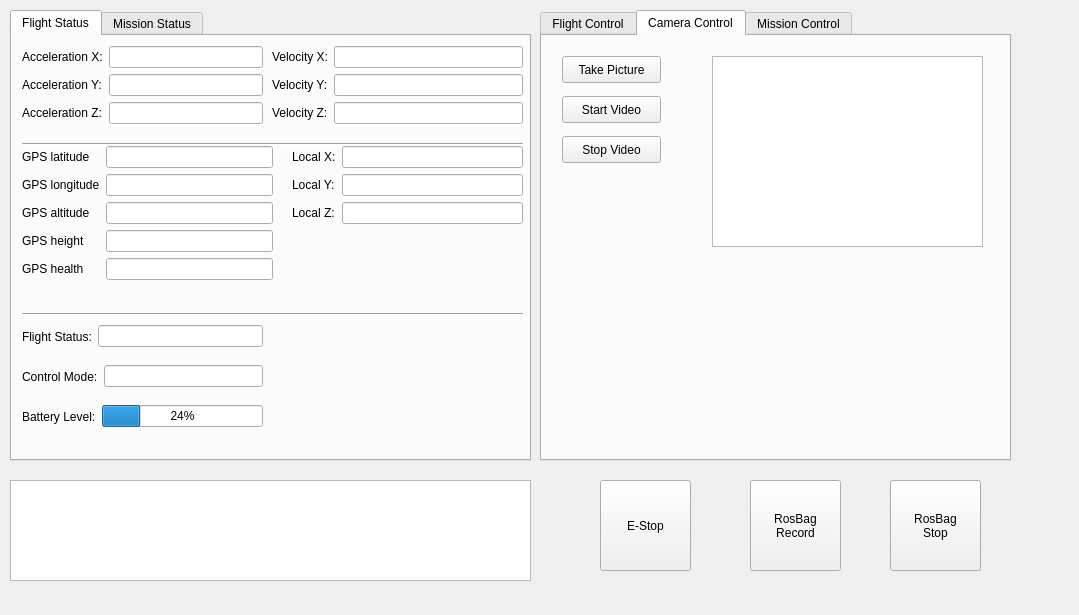
<?xml version="1.0" encoding="UTF-8"?>
<ui version="4.0">
 <class>MyPluginWidget</class>
 <widget class="QWidget" name="MyPluginWidget">
  <property name="geometry">
   <rect>
    <x>0</x>
    <y>0</y>
    <width>1079</width>
    <height>615</height>
   </rect>
  </property>
  <property name="windowTitle">
   <string>Form</string>
  </property>
  <widget class="QTabWidget" name="tabWidget">
   <property name="geometry">
    <rect>
     <x>10</x>
     <y>10</y>
     <width>521</width>
     <height>451</height>
    </rect>
   </property>
   <property name="currentIndex">
    <number>0</number>
   </property>
   <widget class="QWidget" name="flightStatus">
    <attribute name="title">
     <string>Flight Status</string>
    </attribute>
    <widget class="QWidget" name="formLayoutWidget_3">
     <property name="geometry">
      <rect>
       <x>10</x>
       <y>110</y>
       <width>251</width>
       <height>161</height>
      </rect>
     </property>
     <layout class="QFormLayout" name="formLayout_3">
      <item row="0" column="0">
       <widget class="QLabel" name="gPSLatitudeLabel">
        <property name="text">
         <string>GPS latitude</string>
        </property>
       </widget>
      </item>
      <item row="0" column="1">
       <widget class="QLineEdit" name="gPSLatitudeLineEdit"/>
      </item>
      <item row="1" column="0">
       <widget class="QLabel" name="gPSLongitudeLabel">
        <property name="text">
         <string>GPS longitude</string>
        </property>
       </widget>
      </item>
      <item row="1" column="1">
       <widget class="QLineEdit" name="gPSLongitudeLineEdit"/>
      </item>
      <item row="2" column="0">
       <widget class="QLabel" name="gPSAltitudeLabel">
        <property name="text">
         <string>GPS altitude</string>
        </property>
       </widget>
      </item>
      <item row="2" column="1">
       <widget class="QLineEdit" name="gPSAltitudeLineEdit"/>
      </item>
      <item row="3" column="0">
       <widget class="QLabel" name="gPSHeightLabel">
        <property name="text">
         <string>GPS height</string>
        </property>
       </widget>
      </item>
      <item row="3" column="1">
       <widget class="QLineEdit" name="gPSHeightLineEdit"/>
      </item>
      <item row="4" column="0">
       <widget class="QLabel" name="gPSHealthLabel">
        <property name="text">
         <string>GPS health</string>
        </property>
       </widget>
      </item>
      <item row="4" column="1">
       <widget class="QLineEdit" name="gPSHealthLineEdit"/>
      </item>
     </layout>
    </widget>
    <widget class="QWidget" name="formLayoutWidget">
     <property name="geometry">
      <rect>
       <x>10</x>
       <y>10</y>
       <width>241</width>
       <height>95</height>
      </rect>
     </property>
     <layout class="QFormLayout" name="formLayout">
      <item row="0" column="0">
       <widget class="QLabel" name="accelerationXLabel">
        <property name="text">
         <string>Acceleration X:</string>
        </property>
       </widget>
      </item>
      <item row="0" column="1">
       <widget class="QLineEdit" name="accelerationXLineEdit"/>
      </item>
      <item row="1" column="0">
       <widget class="QLabel" name="accelerationYLabel">
        <property name="text">
         <string>Acceleration Y:</string>
        </property>
       </widget>
      </item>
      <item row="1" column="1">
       <widget class="QLineEdit" name="accelerationYLineEdit"/>
      </item>
      <item row="2" column="0">
       <widget class="QLabel" name="accelerationZLabel">
        <property name="text">
         <string>Acceleration Z:</string>
        </property>
       </widget>
      </item>
      <item row="2" column="1">
       <widget class="QLineEdit" name="accelerationZLineEdit"/>
      </item>
     </layout>
    </widget>
    <widget class="QWidget" name="horizontalLayoutWidget">
     <property name="geometry">
      <rect>
       <x>10</x>
       <y>280</y>
       <width>241</width>
       <height>41</height>
      </rect>
     </property>
     <layout class="QHBoxLayout" name="horizontalLayout">
      <item>
       <widget class="QLabel" name="label">
        <property name="text">
         <string>Flight Status:</string>
        </property>
       </widget>
      </item>
      <item>
       <widget class="QLineEdit" name="flightStatusLineEdit"/>
      </item>
     </layout>
    </widget>
    <widget class="QWidget" name="horizontalLayoutWidget_2">
     <property name="geometry">
      <rect>
       <x>10</x>
       <y>360</y>
       <width>241</width>
       <height>41</height>
      </rect>
     </property>
     <layout class="QHBoxLayout" name="horizontalLayout_2">
      <item>
       <widget class="QLabel" name="label_2">
        <property name="text">
         <string>Battery Level:</string>
        </property>
       </widget>
      </item>
      <item>
       <widget class="QProgressBar" name="batteryProgressBar">
        <property name="value">
         <number>24</number>
        </property>
       </widget>
      </item>
     </layout>
    </widget>
    <widget class="QWidget" name="formLayoutWidget_2">
     <property name="geometry">
      <rect>
       <x>260</x>
       <y>10</y>
       <width>251</width>
       <height>95</height>
      </rect>
     </property>
     <layout class="QFormLayout" name="formLayout_2">
      <item row="0" column="0">
       <widget class="QLabel" name="velocityXLabel">
        <property name="text">
         <string>Velocity X:</string>
        </property>
       </widget>
      </item>
      <item row="0" column="1">
       <widget class="QLineEdit" name="velocityXLineEdit"/>
      </item>
      <item row="1" column="0">
       <widget class="QLabel" name="velocityYLabel">
        <property name="text">
         <string>Velocity Y:</string>
        </property>
       </widget>
      </item>
      <item row="1" column="1">
       <widget class="QLineEdit" name="velocityYLineEdit"/>
      </item>
      <item row="2" column="0">
       <widget class="QLabel" name="velocityZLabel">
        <property name="text">
         <string>Velocity Z:</string>
        </property>
       </widget>
      </item>
      <item row="2" column="1">
       <widget class="QLineEdit" name="velocityZLineEdit"/>
      </item>
     </layout>
    </widget>
    <widget class="QWidget" name="horizontalLayoutWidget_3">
     <property name="geometry">
      <rect>
       <x>10</x>
       <y>320</y>
       <width>241</width>
       <height>41</height>
      </rect>
     </property>
     <layout class="QHBoxLayout" name="horizontalLayout_3">
      <item>
       <widget class="QLabel" name="label_3">
        <property name="text">
         <string>Control Mode:</string>
        </property>
       </widget>
      </item>
      <item>
       <widget class="QLineEdit" name="controlModeLineEdit"/>
      </item>
     </layout>
    </widget>
    <widget class="QWidget" name="formLayoutWidget_4">
     <property name="geometry">
      <rect>
       <x>280</x>
       <y>110</y>
       <width>231</width>
       <height>101</height>
      </rect>
     </property>
     <layout class="QFormLayout" name="formLayout_4">
      <item row="0" column="0">
       <widget class="QLabel" name="localXLabel">
        <property name="text">
         <string>Local X:</string>
        </property>
       </widget>
      </item>
      <item row="0" column="1">
       <widget class="QLineEdit" name="localXLineEdit"/>
      </item>
      <item row="1" column="0">
       <widget class="QLabel" name="localYLabel">
        <property name="text">
         <string>Local Y:</string>
        </property>
       </widget>
      </item>
      <item row="1" column="1">
       <widget class="QLineEdit" name="localYLineEdit"/>
      </item>
      <item row="2" column="0">
       <widget class="QLabel" name="localZLabel">
        <property name="text">
         <string>Local Z:</string>
        </property>
       </widget>
      </item>
      <item row="2" column="1">
       <widget class="QLineEdit" name="localZLineEdit"/>
      </item>
     </layout>
    </widget>
    <widget class="Line" name="line">
     <property name="geometry">
      <rect>
       <x>10</x>
       <y>100</y>
       <width>501</width>
       <height>16</height>
      </rect>
     </property>
     <property name="orientation">
      <enum>Qt::Horizontal</enum>
     </property>
    </widget>
    <widget class="Line" name="line_2">
     <property name="geometry">
      <rect>
       <x>10</x>
       <y>270</y>
       <width>501</width>
       <height>16</height>
      </rect>
     </property>
     <property name="orientation">
      <enum>Qt::Horizontal</enum>
     </property>
    </widget>
   </widget>
   <widget class="QWidget" name="missionStatus">
    <attribute name="title">
     <string>Mission Status</string>
    </attribute>
    <widget class="QListView" name="listView">
     <property name="geometry">
      <rect>
       <x>10</x>
       <y>30</y>
       <width>481</width>
       <height>191</height>
      </rect>
     </property>
    </widget>
    <widget class="QLabel" name="label_4">
     <property name="geometry">
      <rect>
       <x>10</x>
       <y>10</y>
       <width>131</width>
       <height>17</height>
      </rect>
     </property>
     <property name="text">
      <string>AprilTags Found:</string>
     </property>
    </widget>
   </widget>
  </widget>
  <widget class="QTextEdit" name="MsgWin">
   <property name="geometry">
    <rect>
     <x>10</x>
     <y>480</y>
     <width>521</width>
     <height>101</height>
    </rect>
   </property>
  </widget>
  <widget class="QTabWidget" name="tabWidget_2">
   <property name="geometry">
    <rect>
     <x>540</x>
     <y>10</y>
     <width>471</width>
     <height>451</height>
    </rect>
   </property>
   <property name="currentIndex">
    <number>1</number>
   </property>
   <widget class="QWidget" name="tab">
    <attribute name="title">
     <string>Flight Control</string>
    </attribute>
    <widget class="QPushButton" name="go_home_button_">
     <property name="geometry">
      <rect>
       <x>10</x>
       <y>170</y>
       <width>99</width>
       <height>27</height>
      </rect>
     </property>
     <property name="text">
      <string>Go Home</string>
     </property>
    </widget>
    <widget class="QPushButton" name="request_control_button_">
     <property name="geometry">
      <rect>
       <x>10</x>
       <y>10</y>
       <width>121</width>
       <height>27</height>
      </rect>
     </property>
     <property name="text">
      <string>request control</string>
     </property>
    </widget>
    <widget class="QPushButton" name="release_control_button_">
     <property name="geometry">
      <rect>
       <x>10</x>
       <y>40</y>
       <width>121</width>
       <height>27</height>
      </rect>
     </property>
     <property name="text">
      <string>release  control</string>
     </property>
    </widget>
    <widget class="QPushButton" name="land_button_">
     <property name="geometry">
      <rect>
       <x>10</x>
       <y>130</y>
       <width>99</width>
       <height>27</height>
      </rect>
     </property>
     <property name="text">
      <string>land</string>
     </property>
    </widget>
    <widget class="QPushButton" name="take_off_button_">
     <property name="geometry">
      <rect>
       <x>10</x>
       <y>90</y>
       <width>99</width>
       <height>27</height>
      </rect>
     </property>
     <property name="text">
      <string>take off</string>
     </property>
    </widget>
    <widget class="QWidget" name="formLayoutWidget_5">
     <property name="geometry">
      <rect>
       <x>230</x>
       <y>10</y>
       <width>165</width>
       <height>128</height>
      </rect>
     </property>
     <layout class="QFormLayout" name="formLayout_5">
      <item row="0" column="0">
       <widget class="QLabel" name="gimbalXLabel">
        <property name="text">
         <string>Gimbal X goal:</string>
        </property>
       </widget>
      </item>
      <item row="0" column="1">
       <widget class="QLineEdit" name="gimbalXLineEdit"/>
      </item>
      <item row="1" column="0">
       <widget class="QLabel" name="gimbalYLabel">
        <property name="text">
         <string>Gimbal Y goal:</string>
        </property>
       </widget>
      </item>
      <item row="1" column="1">
       <widget class="QLineEdit" name="gimbalYLineEdit"/>
      </item>
      <item row="2" column="0">
       <widget class="QLabel" name="gimbalZLabel">
        <property name="text">
         <string>Gimbal Z goal:</string>
        </property>
       </widget>
      </item>
      <item row="2" column="1">
       <widget class="QLineEdit" name="gimbalZLineEdit"/>
      </item>
      <item row="3" column="0">
       <widget class="QLabel" name="gimbalSpeedLabel">
        <property name="text">
         <string>Gimbal Speed:</string>
        </property>
       </widget>
      </item>
      <item row="3" column="1">
       <widget class="QLineEdit" name="gimbalSpeedLineEdit"/>
      </item>
     </layout>
    </widget>
    <widget class="QPushButton" name="move_gimbal_button_">
     <property name="geometry">
      <rect>
       <x>230</x>
       <y>140</y>
       <width>99</width>
       <height>27</height>
      </rect>
     </property>
     <property name="text">
      <string>Move Gimbal</string>
     </property>
    </widget>
    <widget class="QWidget" name="formLayoutWidget_6">
     <property name="geometry">
      <rect>
       <x>10</x>
       <y>210</y>
       <width>160</width>
       <height>95</height>
      </rect>
     </property>
     <layout class="QFormLayout" name="formLayout_6">
      <item row="0" column="0">
       <widget class="QLabel" name="localXLabel_2">
        <property name="text">
         <string>Local X goal:</string>
        </property>
       </widget>
      </item>
      <item row="0" column="1">
       <widget class="QLineEdit" name="localXLineEdit_2"/>
      </item>
      <item row="1" column="0">
       <widget class="QLabel" name="localYLabel_2">
        <property name="text">
         <string>Local Y goal:</string>
        </property>
       </widget>
      </item>
      <item row="1" column="1">
       <widget class="QLineEdit" name="localYLineEdit_2"/>
      </item>
      <item row="2" column="0">
       <widget class="QLabel" name="localZLabel_2">
        <property name="text">
         <string>Local Z goal:</string>
        </property>
       </widget>
      </item>
      <item row="2" column="1">
       <widget class="QLineEdit" name="localZLineEdit_2"/>
      </item>
     </layout>
    </widget>
    <widget class="QPushButton" name="local_navigation_button_">
     <property name="geometry">
      <rect>
       <x>10</x>
       <y>310</y>
       <width>131</width>
       <height>27</height>
      </rect>
     </property>
     <property name="text">
      <string>Local Navigation</string>
     </property>
    </widget>
    <widget class="QWidget" name="formLayoutWidget_7">
     <property name="geometry">
      <rect>
       <x>230</x>
       <y>210</y>
       <width>161</width>
       <height>95</height>
      </rect>
     </property>
     <layout class="QFormLayout" name="formLayout_7">
      <item row="0" column="0">
       <widget class="QLabel" name="localXLabel_3">
        <property name="text">
         <string>Global X goal:</string>
        </property>
       </widget>
      </item>
      <item row="0" column="1">
       <widget class="QLineEdit" name="globalXLineEdit_"/>
      </item>
      <item row="1" column="0">
       <widget class="QLabel" name="localYLabel_3">
        <property name="text">
         <string>Global Y goal:</string>
        </property>
       </widget>
      </item>
      <item row="1" column="1">
       <widget class="QLineEdit" name="globalYLineEdit_"/>
      </item>
      <item row="2" column="0">
       <widget class="QLabel" name="localZLabel_3">
        <property name="text">
         <string>Global Z goal:</string>
        </property>
       </widget>
      </item>
      <item row="2" column="1">
       <widget class="QLineEdit" name="globalZLineEdit_"/>
      </item>
     </layout>
    </widget>
    <widget class="QPushButton" name="global_navigation_button_">
     <property name="geometry">
      <rect>
       <x>230</x>
       <y>310</y>
       <width>131</width>
       <height>27</height>
      </rect>
     </property>
     <property name="text">
      <string>Global Navigation</string>
     </property>
    </widget>
   </widget>
   <widget class="QWidget" name="tab_2">
    <attribute name="title">
     <string>Camera Control</string>
    </attribute>
    <widget class="QPushButton" name="take_picture_button_">
     <property name="geometry">
      <rect>
       <x>20</x>
       <y>20</y>
       <width>99</width>
       <height>27</height>
      </rect>
     </property>
     <property name="text">
      <string>Take Picture</string>
     </property>
    </widget>
    <widget class="QPushButton" name="start_video_button_">
     <property name="geometry">
      <rect>
       <x>20</x>
       <y>60</y>
       <width>99</width>
       <height>27</height>
      </rect>
     </property>
     <property name="text">
      <string>Start Video</string>
     </property>
    </widget>
    <widget class="QPushButton" name="stop_video_button_">
     <property name="geometry">
      <rect>
       <x>20</x>
       <y>100</y>
       <width>99</width>
       <height>27</height>
      </rect>
     </property>
     <property name="text">
      <string>Stop Video</string>
     </property>
    </widget>
    <widget class="QGraphicsView" name="graphicsView">
     <property name="geometry">
      <rect>
       <x>170</x>
       <y>20</y>
       <width>271</width>
       <height>191</height>
      </rect>
     </property>
    </widget>
   </widget>
   <widget class="QWidget" name="tab_3">
    <attribute name="title">
     <string>Mission Control</string>
    </attribute>
    <widget class="QPushButton" name="gimbal_track_button_">
     <property name="geometry">
      <rect>
       <x>20</x>
       <y>20</y>
       <width>141</width>
       <height>27</height>
      </rect>
     </property>
     <property name="text">
      <string>Gimbal Tracking</string>
     </property>
    </widget>
    <widget class="QPushButton" name="position_track_button_">
     <property name="geometry">
      <rect>
       <x>20</x>
       <y>60</y>
       <width>141</width>
       <height>27</height>
      </rect>
     </property>
     <property name="text">
      <string>Position Tracking</string>
     </property>
    </widget>
    <widget class="QPushButton" name="land_on_AT_button_">
     <property name="geometry">
      <rect>
       <x>20</x>
       <y>140</y>
       <width>99</width>
       <height>27</height>
      </rect>
     </property>
     <property name="text">
      <string>Land on AT</string>
     </property>
    </widget>
    <widget class="QPushButton" name="pushButton_6">
     <property name="geometry">
      <rect>
       <x>20</x>
       <y>100</y>
       <width>99</width>
       <height>27</height>
      </rect>
     </property>
     <property name="text">
      <string>Search</string>
     </property>
    </widget>
   </widget>
  </widget>
  <widget class="QPushButton" name="estop_button_">
   <property name="geometry">
    <rect>
     <x>600</x>
     <y>480</y>
     <width>91</width>
     <height>91</height>
    </rect>
   </property>
   <property name="autoFillBackground">
    <bool>true</bool>
   </property>
   <property name="text">
    <string>E-Stop</string>
   </property>
  </widget>
  <widget class="QPushButton" name="rosbag_button_">
   <property name="geometry">
    <rect>
     <x>750</x>
     <y>480</y>
     <width>91</width>
     <height>91</height>
    </rect>
   </property>
   <property name="text">
    <string>RosBag
Record</string>
   </property>
  </widget>
  <widget class="QPushButton" name="rosstop_button_">
   <property name="geometry">
    <rect>
     <x>890</x>
     <y>480</y>
     <width>91</width>
     <height>91</height>
    </rect>
   </property>
   <property name="text">
    <string>RosBag
Stop</string>
   </property>
  </widget>
 </widget>
 <resources/>
 <connections/>
</ui>
